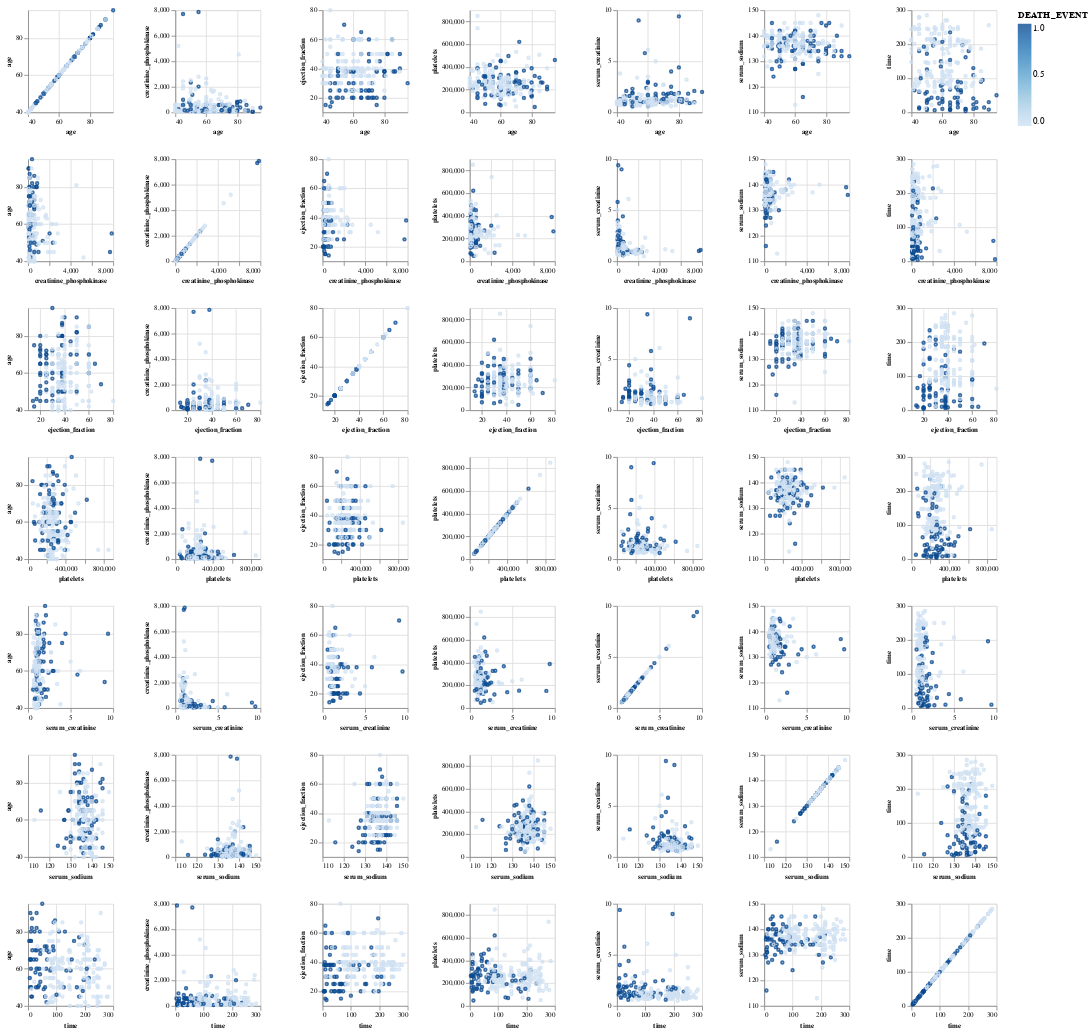

Source (notebook cell):
### Markdown cell above
**Pairwise Correlation Plots**

### Code cell
numeric_cols=['age','creatinine_phosphokinase','ejection_fraction','platelets','serum_creatinine', 'serum_sodium','time']
pair = alt.Chart(train_df).mark_point(opacity=0.8, size=10).encode(
      alt.X(alt.repeat('row'), type='quantitative',
            scale=alt.Scale(zero=False)),
      alt.Y(alt.repeat('column'), type='quantitative',
            scale=alt.Scale(zero=False)),
      color='DEATH_EVENT'
).properties(
    width=100,
    height=120).repeat(
    column=numeric_cols,
    row=numeric_cols
).configure_axis(
    labelFontSize=8,
    titleFontSize=8
)


# Show the plot
pair

### Figure 1 — Vega-Lite specification as saved in the notebook (floating-point values rounded to 4 significant figures; data arrays with more than 128 entries replaced by an {"elided": "..."} marker saying what was removed)
{"$schema": "https://vega.github.io/schema/vega-lite/v4.8.1.json", "config": {"axis": {"labelFontSize": 8, "titleFontSize": 8}, "view": {"continuousHeight": 300, "continuousWidth": 400}}, "datasets": {"data-f0a7bf23bb71b5a304f321885f61676a": {"elided": "239 records"}}, "repeat": {"column": ["age", "creatinine_phosphokinase", "ejection_fraction", "platelets", "serum_creatinine", "serum_sodium", "time"], "row": ["age", "creatinine_phosphokinase", "ejection_fraction", "platelets", "serum_creatinine", "serum_sodium", "time"]}, "spec": {"data": {"name": "data-f0a7bf23bb71b5a304f321885f61676a"}, "encoding": {"color": {"field": "DEATH_EVENT", "type": "quantitative"}, "x": {"field": {"repeat": "row"}, "scale": {"zero": false}, "type": "quantitative"}, "y": {"field": {"repeat": "column"}, "scale": {"zero": false}, "type": "quantitative"}}, "height": 120, "mark": {"opacity": 0.8, "size": 10, "type": "point"}, "width": 100}}
